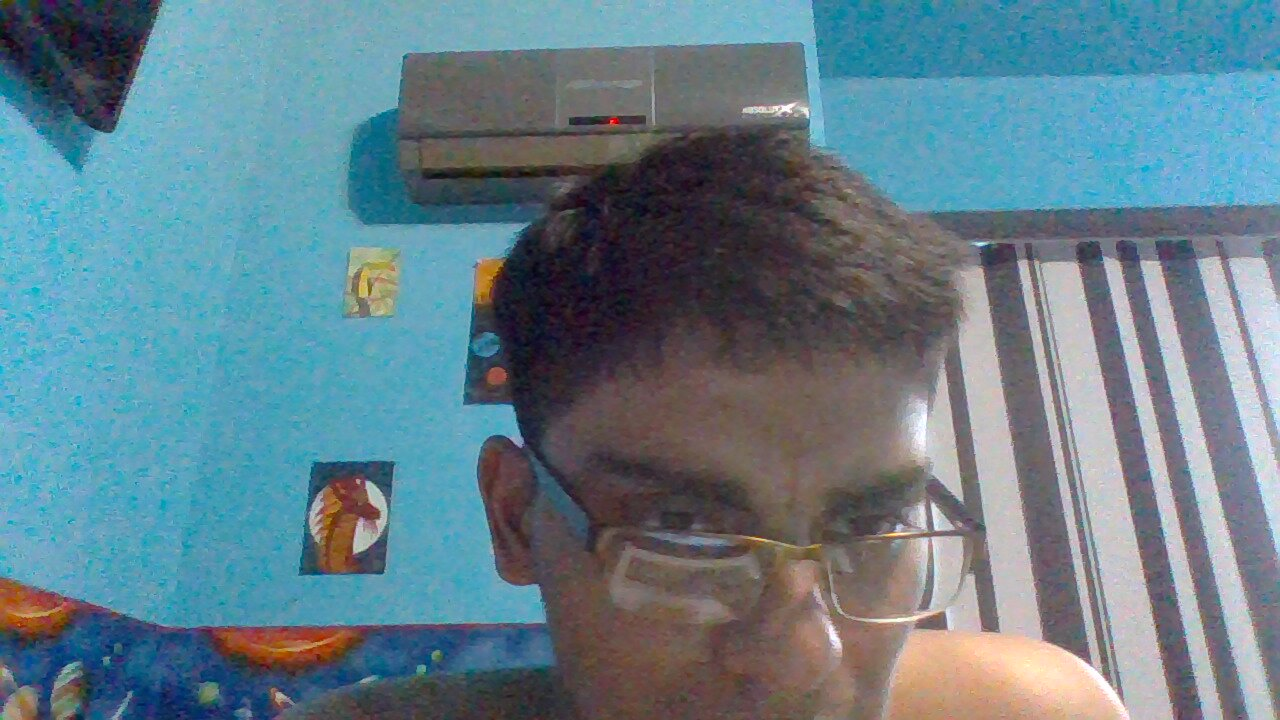
#> input picture Practica canny bordes/files/yo.jpg, 1280 x 720 px
$ jupyter execute con.ipynb
#> lines starting #> are read from the running program, lines starting #| are printed output that depends on the picture
[cell 1]
import cv2
import sys
import numpy as np
import matplotlib.pyplot as plt
import glob

[cell 2]
img = cv2.imread('./files/yo.jpg', cv2.IMREAD_GRAYSCALE)
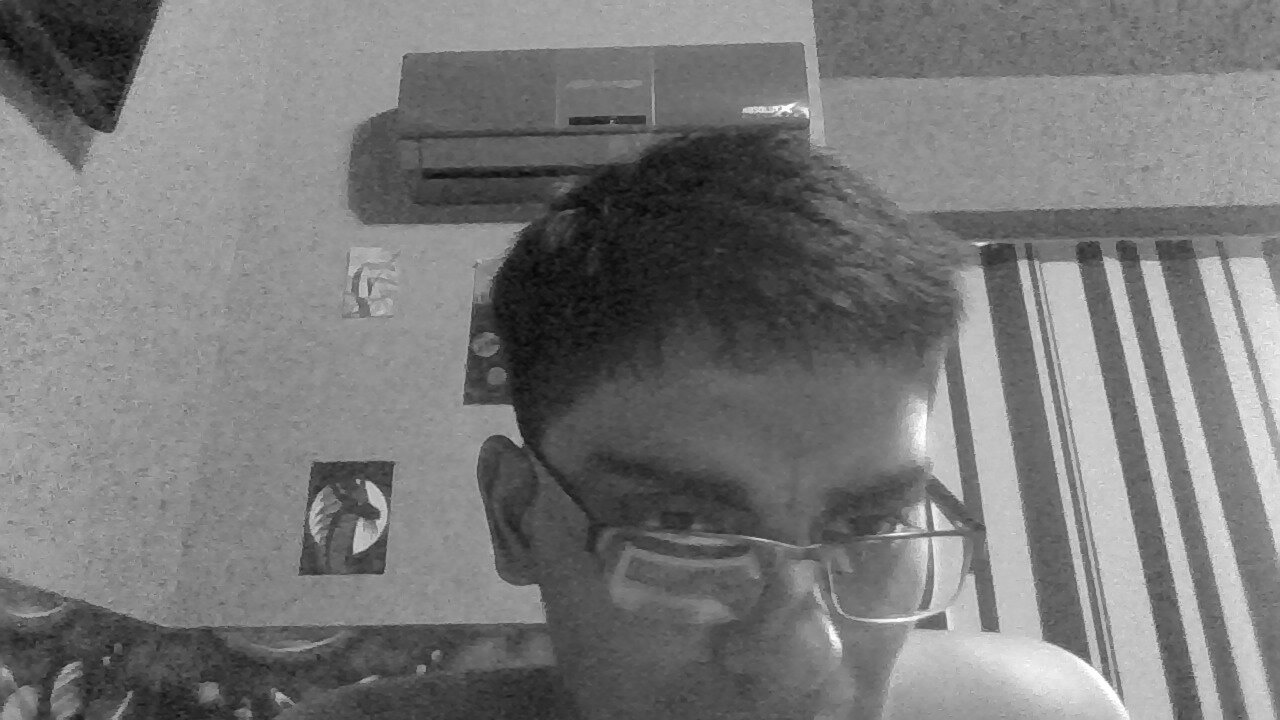
#> img: shape (720, 1280); min 1, max 255, mean 120.8
img2 = cv2.cvtColor(img, cv2.COLOR_GRAY2RGB)
plt.imshow(img2)

[cell 3]
plt.figure(figsize=(12,9))
gauss = cv2.GaussianBlur(img2, (5,5), 0)
images = np.concatenate((img2, gauss), axis=1)
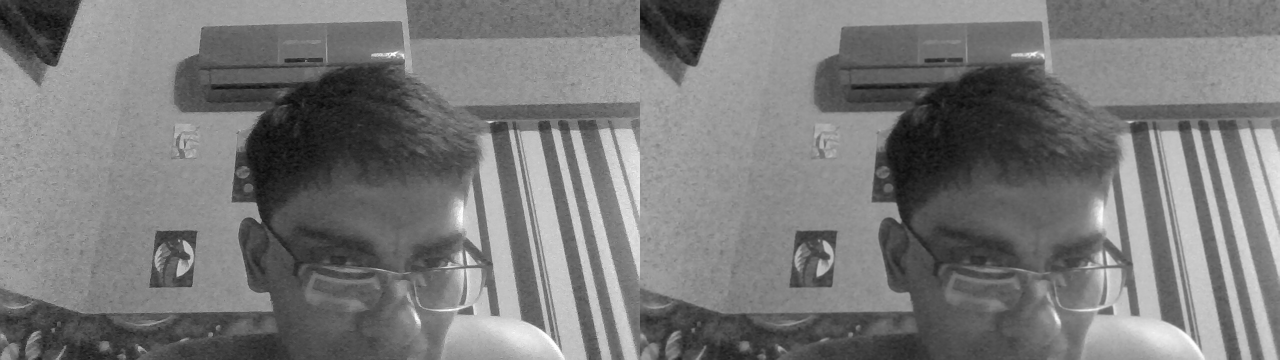
#> images: shape (720, 2560, 3) (shown at 1/2 size); min 1, max 255, mean 120.8
plt.imshow(gauss)

[cell 4]
def auto_canny(image, sigma=0.33):
	# compute the median of the single channel pixel intensities
#> called with sigma = 0.33
	v = np.median(image)
#> v = 125

	# apply automatic Canny edge detection using the computed median
	lower = int(max(0, (1.0 - sigma) * v))
#> lower = 83
	upper = int(min(255, (1.0 + sigma) * v))
#> upper = 166
	edged = cv2.Canny(image, lower, upper)
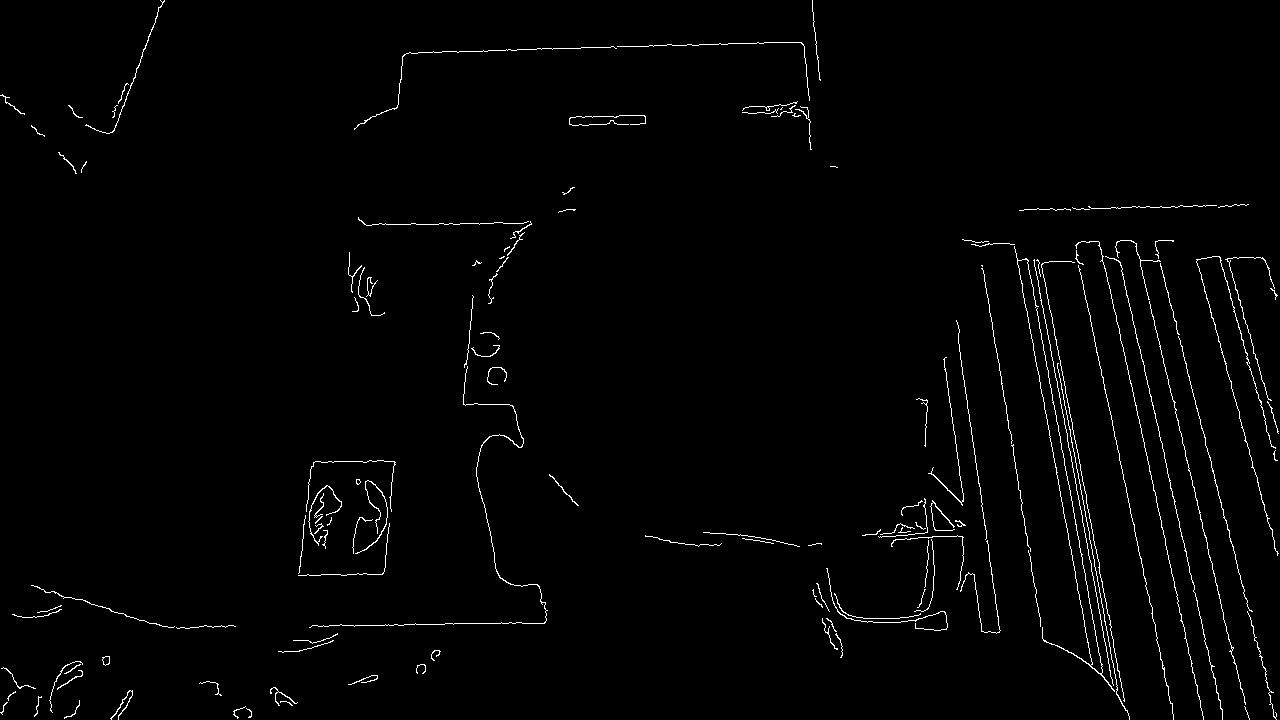
#> edged: shape (720, 1280); 1.5% white in thin lines or dots

	# return the edged image
	return edged

[cell 5]
newedge = auto_canny(gauss)
newedge = cv2.cvtColor(newedge, cv2.COLOR_GRAY2RGB)
#> newedge: shape (720, 1280, 3); 1.5% white in thin lines or dots
plt.imshow(newedge)

$ run again, with Practica canny bordes/files/Android.jpg copied over Practica canny bordes/files/yo.jpg
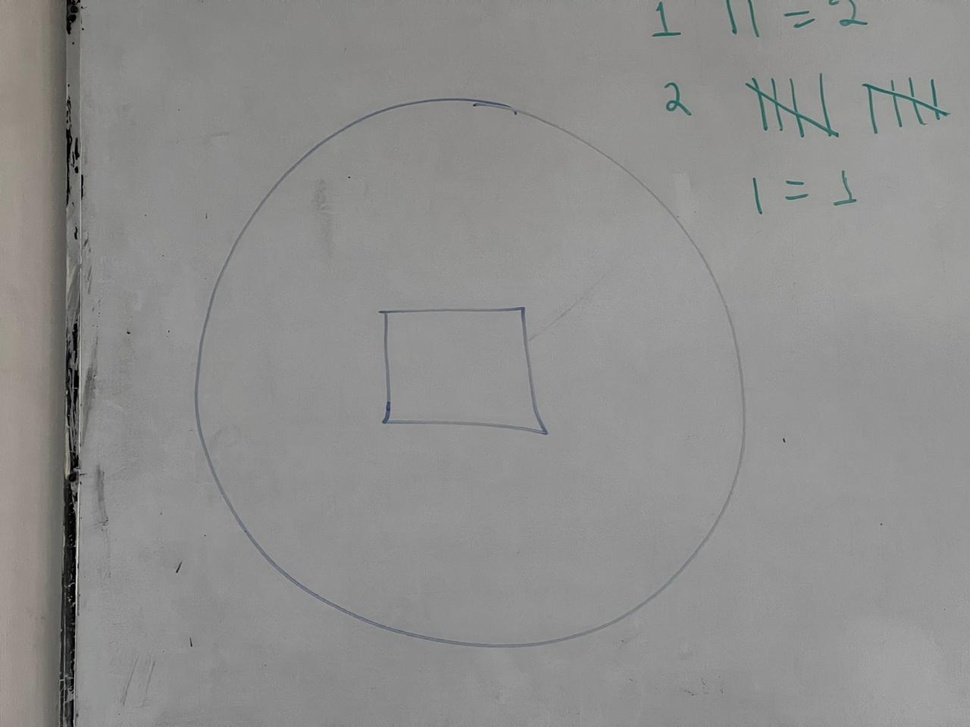
#> input picture Practica canny bordes/files/Android.jpg, 970 x 727 px, shrunk from 1280 x 960 before the run
#> `images = np.concatenate((img2, gauss), axis=1)`:
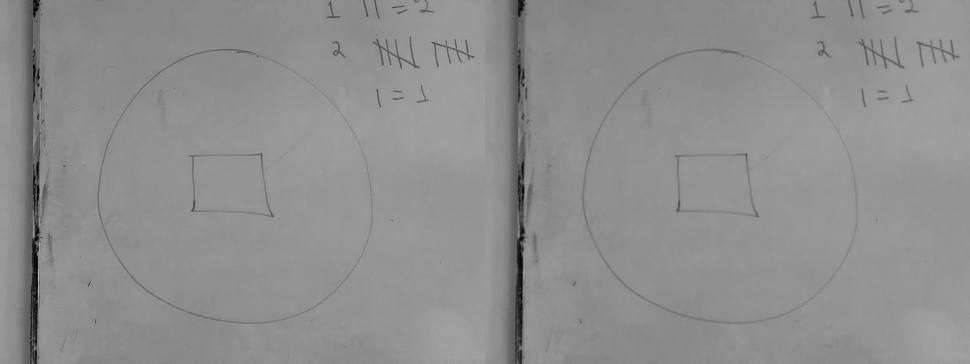
#> images: shape (727, 1940, 3) (shown at 1/2 size); min 0, max 216, mean 142.6
#> v = 145
#> lower = 97
#> upper = 192
#> in auto_canny, `edged = cv2.Canny(image, lower, upper)`:
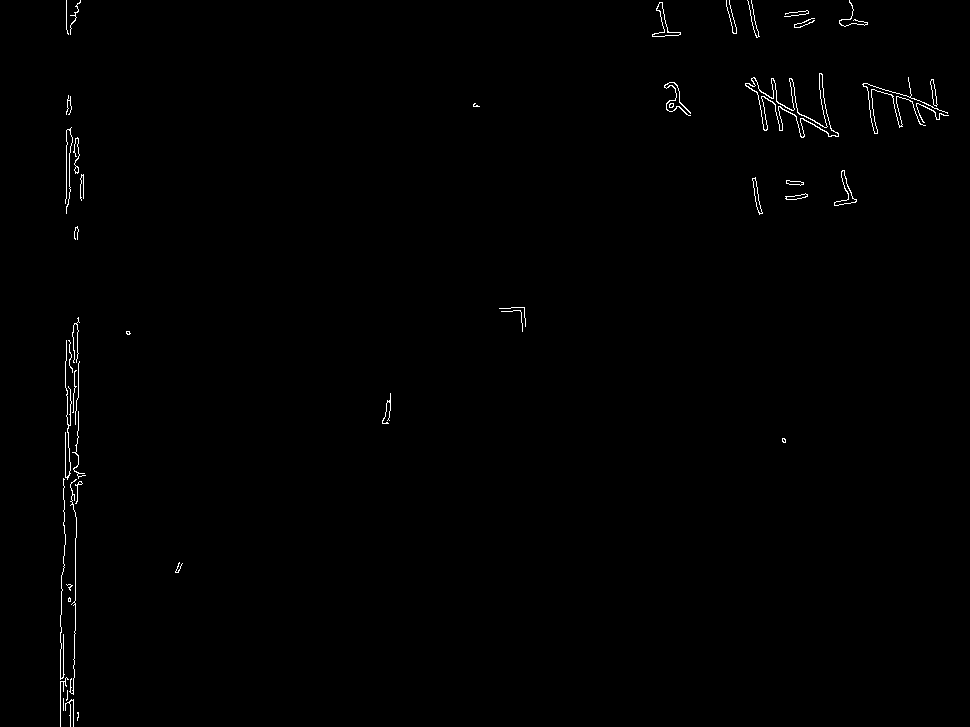
#> edged: shape (727, 970); 0.58% white in thin lines or dots
#> newedge: shape (727, 970, 3); 0.58% white in thin lines or dots
